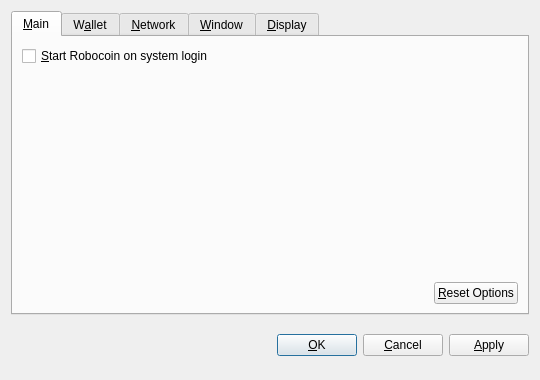
<?xml version="1.0" encoding="UTF-8"?>
<ui version="4.0">
 <class>OptionsDialog</class>
 <widget class="QDialog" name="OptionsDialog">
  <property name="geometry">
   <rect>
    <x>0</x>
    <y>0</y>
    <width>540</width>
    <height>380</height>
   </rect>
  </property>
  <property name="windowTitle">
   <string>Options</string>
  </property>
  <property name="modal">
   <bool>true</bool>
  </property>
  <layout class="QVBoxLayout" name="verticalLayout">
   <item>
    <widget class="QTabWidget" name="tabWidget">
     <property name="tabPosition">
      <enum>QTabWidget::North</enum>
     </property>
     <property name="currentIndex">
      <number>0</number>
     </property>
     <widget class="QWidget" name="tabMain">
      <attribute name="title">
       <string>&amp;Main</string>
      </attribute>
      <layout class="QVBoxLayout" name="verticalLayout_Main">
       <item>
        <widget class="QCheckBox" name="bitcoinAtStartup">
         <property name="toolTip">
          <string>Automatically start Robocoin after logging in to the system.</string>
         </property>
         <property name="text">
          <string>&amp;Start Robocoin on system login</string>
         </property>
        </widget>
       </item>
       <item>
        <spacer name="verticalSpacer_Main">
         <property name="orientation">
          <enum>Qt::Vertical</enum>
         </property>
         <property name="sizeHint" stdset="0">
          <size>
           <width>20</width>
           <height>40</height>
          </size>
         </property>
        </spacer>
       </item>
       <item>
        <layout class="QHBoxLayout" name="horizontalLayout_2_Main">
         <item>
          <spacer name="horizontalSpacer_2_Main">
           <property name="orientation">
            <enum>Qt::Horizontal</enum>
           </property>
           <property name="sizeHint" stdset="0">
            <size>
             <width>40</width>
             <height>20</height>
            </size>
           </property>
          </spacer>
         </item>
         <item>
          <widget class="QPushButton" name="resetButton">
           <property name="toolTip">
            <string>Reset all client options to default.</string>
           </property>
           <property name="text">
            <string>&amp;Reset Options</string>
           </property>
           <property name="autoDefault">
            <bool>false</bool>
           </property>
          </widget>
         </item>
        </layout>
       </item>
      </layout>
     </widget>
     <widget class="QWidget" name="tabWallet">
      <attribute name="title">
       <string>W&amp;allet</string>
      </attribute>
      <layout class="QVBoxLayout" name="verticalLayout_Network">
       <item>
        <widget class="QLabel" name="transactionFeeInfoLabel">
         <property name="text">
          <string>Optional transaction fee per kB that helps make sure your transactions are processed quickly. Most transactions are 1 kB.</string>
         </property>
         <property name="textFormat">
          <enum>Qt::PlainText</enum>
         </property>
         <property name="wordWrap">
          <bool>true</bool>
         </property>
        </widget>
       </item>
       <item>
        <layout class="QHBoxLayout" name="horizontalLayout_1_Main">
         <item>
          <widget class="QLabel" name="transactionFeeLabel">
           <property name="text">
            <string>Pay transaction &amp;fee</string>
           </property>
           <property name="textFormat">
            <enum>Qt::PlainText</enum>
           </property>
           <property name="buddy">
            <cstring>transactionFee</cstring>
           </property>
          </widget>
         </item>
         <item>
          <widget class="BitcoinAmountField" name="transactionFee"/>
         </item>
         <item>
          <spacer name="horizontalSpacer_1_Main">
           <property name="orientation">
            <enum>Qt::Horizontal</enum>
           </property>
           <property name="sizeHint" stdset="0">
            <size>
             <width>40</width>
             <height>20</height>
            </size>
           </property>
          </spacer>
         </item>
        </layout>
       </item>
       <item>
        <widget class="QLabel" name="label">
         <property name="text">
          <string>If you disable the spending of unconfirmed change, the change from a transaction cannot be used until that transaction has at least one confirmation. This also affects how your balance is computed.</string>
         </property>
         <property name="wordWrap">
          <bool>true</bool>
         </property>
        </widget>
       </item>
       <item>
        <widget class="QCheckBox" name="spendZeroConfChange">
         <property name="text">
          <string>Spend unconfirmed change  (experts only)</string>
         </property>
        </widget>
       </item>
       <item>
        <spacer name="verticalSpacer">
         <property name="orientation">
          <enum>Qt::Vertical</enum>
         </property>
         <property name="sizeHint" stdset="0">
          <size>
           <width>20</width>
           <height>40</height>
          </size>
         </property>
        </spacer>
       </item>
      </layout>
     </widget>
     <widget class="QWidget" name="tabNetwork">
      <attribute name="title">
       <string>&amp;Network</string>
      </attribute>
      <layout class="QVBoxLayout" name="verticalLayout_Network">
       <item>
        <widget class="QCheckBox" name="mapPortUpnp">
         <property name="toolTip">
          <string>Automatically open the Robocoin client port on the router. This only works when your router supports UPnP and it is enabled.</string>
         </property>
         <property name="text">
          <string>Map port using &amp;UPnP</string>
         </property>
        </widget>
       </item>
       <item>
        <widget class="QCheckBox" name="connectSocks">
         <property name="toolTip">
          <string>Connect to the Robocoin network through a SOCKS proxy (e.g. when connecting through Tor).</string>
         </property>
         <property name="text">
          <string>&amp;Connect through SOCKS proxy:</string>
         </property>
        </widget>
       </item>
       <item>
        <layout class="QHBoxLayout" name="horizontalLayout_Network">
         <item>
          <widget class="QLabel" name="proxyIpLabel">
           <property name="text">
            <string>Proxy &amp;IP:</string>
           </property>
           <property name="textFormat">
            <enum>Qt::PlainText</enum>
           </property>
           <property name="buddy">
            <cstring>proxyIp</cstring>
           </property>
          </widget>
         </item>
         <item>
          <widget class="QValidatedLineEdit" name="proxyIp">
           <property name="maximumSize">
            <size>
             <width>140</width>
             <height>16777215</height>
            </size>
           </property>
           <property name="toolTip">
            <string>IP address of the proxy (e.g. 127.0.0.1)</string>
           </property>
          </widget>
         </item>
         <item>
          <widget class="QLabel" name="proxyPortLabel">
           <property name="text">
            <string>&amp;Port:</string>
           </property>
           <property name="textFormat">
            <enum>Qt::PlainText</enum>
           </property>
           <property name="buddy">
            <cstring>proxyPort</cstring>
           </property>
          </widget>
         </item>
         <item>
          <widget class="QLineEdit" name="proxyPort">
           <property name="maximumSize">
            <size>
             <width>55</width>
             <height>16777215</height>
            </size>
           </property>
           <property name="toolTip">
            <string>Port of the proxy (e.g. 9050)</string>
           </property>
          </widget>
         </item>
         <item>
          <widget class="QLabel" name="socksVersionLabel">
           <property name="text">
            <string>SOCKS &amp;Version:</string>
           </property>
           <property name="textFormat">
            <enum>Qt::PlainText</enum>
           </property>
           <property name="buddy">
            <cstring>socksVersion</cstring>
           </property>
          </widget>
         </item>
         <item>
          <widget class="QValueComboBox" name="socksVersion">
           <property name="toolTip">
            <string>SOCKS version of the proxy (e.g. 5)</string>
           </property>
          </widget>
         </item>
         <item>
          <spacer name="horizontalSpacer_Network">
           <property name="orientation">
            <enum>Qt::Horizontal</enum>
           </property>
           <property name="sizeHint" stdset="0">
            <size>
             <width>40</width>
             <height>20</height>
            </size>
           </property>
          </spacer>
         </item>
        </layout>
       </item>
       <item>
        <spacer name="verticalSpacer_Network">
         <property name="orientation">
          <enum>Qt::Vertical</enum>
         </property>
         <property name="sizeHint" stdset="0">
          <size>
           <width>20</width>
           <height>40</height>
          </size>
         </property>
        </spacer>
       </item>
      </layout>
     </widget>
     <widget class="QWidget" name="tabWindow">
      <attribute name="title">
       <string>&amp;Window</string>
      </attribute>
      <layout class="QVBoxLayout" name="verticalLayout_Window">
       <item>
        <widget class="QCheckBox" name="minimizeToTray">
         <property name="toolTip">
          <string>Show only a tray icon after minimizing the window.</string>
         </property>
         <property name="text">
          <string>&amp;Minimize to the tray instead of the taskbar</string>
         </property>
        </widget>
       </item>
       <item>
        <widget class="QCheckBox" name="minimizeOnClose">
         <property name="toolTip">
          <string>Minimize instead of exit the application when the window is closed. When this option is enabled, the application will be closed only after selecting Quit in the menu.</string>
         </property>
         <property name="text">
          <string>M&amp;inimize on close</string>
         </property>
        </widget>
       </item>
       <item>
        <spacer name="verticalSpacer_Window">
         <property name="orientation">
          <enum>Qt::Vertical</enum>
         </property>
         <property name="sizeHint" stdset="0">
          <size>
           <width>20</width>
           <height>40</height>
          </size>
         </property>
        </spacer>
       </item>
      </layout>
     </widget>
     <widget class="QWidget" name="tabDisplay">
      <attribute name="title">
       <string>&amp;Display</string>
      </attribute>
      <layout class="QVBoxLayout" name="verticalLayout_Display">
       <item>
        <layout class="QHBoxLayout" name="horizontalLayout_1_Display">
         <item>
          <widget class="QLabel" name="langLabel">
           <property name="text">
            <string>User Interface &amp;language:</string>
           </property>
           <property name="textFormat">
            <enum>Qt::PlainText</enum>
           </property>
           <property name="buddy">
            <cstring>lang</cstring>
           </property>
          </widget>
         </item>
         <item>
          <widget class="QValueComboBox" name="lang">
           <property name="toolTip">
            <string>The user interface language can be set here. This setting will take effect after restarting Robocoin.</string>
           </property>
          </widget>
         </item>
        </layout>
       </item>
       <item>
        <layout class="QHBoxLayout" name="horizontalLayout_2_Display">
         <item>
          <widget class="QLabel" name="unitLabel">
           <property name="text">
            <string>&amp;Unit to show amounts in:</string>
           </property>
           <property name="textFormat">
            <enum>Qt::PlainText</enum>
           </property>
           <property name="buddy">
            <cstring>unit</cstring>
           </property>
          </widget>
         </item>
         <item>
          <widget class="QValueComboBox" name="unit">
           <property name="toolTip">
            <string>Choose the default subdivision unit to show in the interface and when sending coins.</string>
           </property>
          </widget>
         </item>
        </layout>
       </item>
       <item>
        <widget class="QCheckBox" name="displayAddresses">
         <property name="toolTip">
          <string>Whether to show Robocoin addresses in the transaction list or not.</string>
         </property>
         <property name="text">
          <string>&amp;Display addresses in transaction list</string>
         </property>
        </widget>
       </item>
       <item>
        <widget class="QCheckBox" name="coinControlFeatures">
         <property name="toolTip">
          <string>Whether to show coin control features or not.</string>
         </property>
         <property name="text">
          <string>Display coin &amp;control features (experts only!)</string>
         </property>
        </widget>
       </item>
       <item>
        <spacer name="verticalSpacer_Display">
         <property name="orientation">
          <enum>Qt::Vertical</enum>
         </property>
         <property name="sizeHint" stdset="0">
          <size>
           <width>20</width>
           <height>40</height>
          </size>
         </property>
        </spacer>
       </item>
      </layout>
     </widget>
    </widget>
   </item>
   <item>
    <layout class="QHBoxLayout" name="horizontalLayout_Buttons">
     <item>
      <spacer name="horizontalSpacer_1">
       <property name="orientation">
        <enum>Qt::Horizontal</enum>
       </property>
       <property name="sizeHint" stdset="0">
        <size>
         <width>40</width>
         <height>48</height>
        </size>
       </property>
      </spacer>
     </item>
     <item>
      <widget class="QLabel" name="statusLabel">
       <property name="font">
        <font>
         <weight>75</weight>
         <bold>true</bold>
        </font>
       </property>
       <property name="text">
        <string/>
       </property>
       <property name="textFormat">
        <enum>Qt::PlainText</enum>
       </property>
       <property name="wordWrap">
        <bool>true</bool>
       </property>
      </widget>
     </item>
     <item>
      <spacer name="horizontalSpacer_2">
       <property name="orientation">
        <enum>Qt::Horizontal</enum>
       </property>
       <property name="sizeHint" stdset="0">
        <size>
         <width>40</width>
         <height>48</height>
        </size>
       </property>
      </spacer>
     </item>
     <item>
      <widget class="QPushButton" name="okButton">
       <property name="text">
        <string>&amp;OK</string>
       </property>
      </widget>
     </item>
     <item>
      <widget class="QPushButton" name="cancelButton">
       <property name="text">
        <string>&amp;Cancel</string>
       </property>
       <property name="autoDefault">
        <bool>false</bool>
       </property>
      </widget>
     </item>
     <item>
      <widget class="QPushButton" name="applyButton">
       <property name="text">
        <string>&amp;Apply</string>
       </property>
       <property name="autoDefault">
        <bool>false</bool>
       </property>
      </widget>
     </item>
    </layout>
   </item>
  </layout>
 </widget>
 <customwidgets>
  <customwidget>
   <class>BitcoinAmountField</class>
   <extends>QSpinBox</extends>
   <header>bitcoinamountfield.h</header>
  </customwidget>
  <customwidget>
   <class>QValueComboBox</class>
   <extends>QComboBox</extends>
   <header>qvaluecombobox.h</header>
  </customwidget>
  <customwidget>
   <class>QValidatedLineEdit</class>
   <extends>QLineEdit</extends>
   <header>qvalidatedlineedit.h</header>
  </customwidget>
 </customwidgets>
 <resources/>
 <connections/>
</ui>
